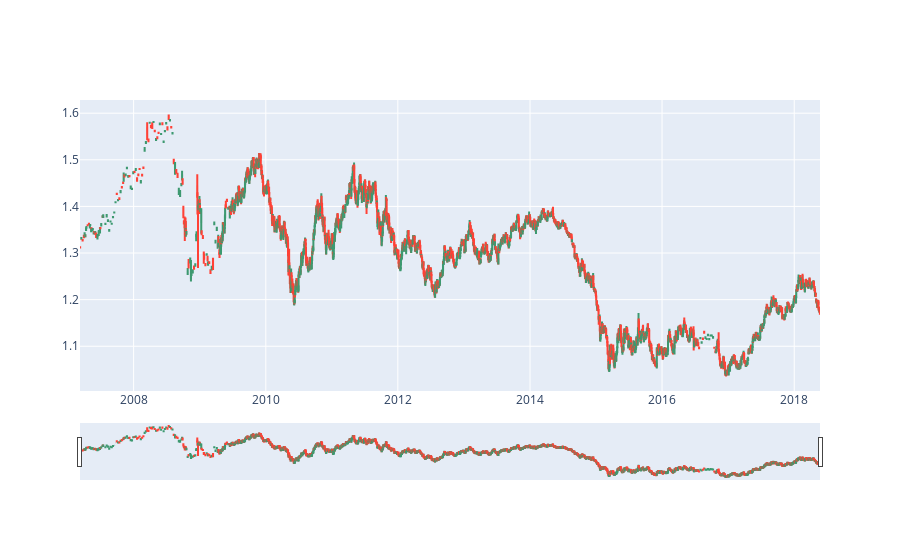

Write notebook code for a chart like this one.
### Code cell
fig_iqr = go.Figure(data=[go.Candlestick(x=train_final['Time'],
                open=train_final['Open'],
                high=train_final['High'],
                low=train_final['Low'],
                close=train_final['Close'])])

# save the plot as a png
#fig_iqr.write_image("images/plots/candlestick_iqr.png")

fig_iqr.show()

### Figure 1 — Plotly figure (JSON) as saved in the notebook; plotly's stock layout.template omitted (floating-point values rounded to 4 significant figures; data arrays with more than 128 entries replaced by an {"elided": "..."} marker saying what was removed)
{"data": [{"close": {"elided": "2849 float values"}, "high": {"elided": "2849 float values"}, "low": {"elided": "2849 float values"}, "open": {"elided": "2849 float values"}, "type": "candlestick", "x": {"elided": "2849 str values"}}], "layout": {}}
